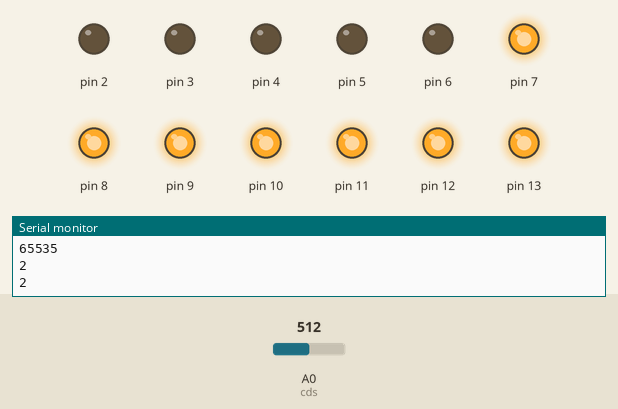
This sketch was run on a simulated Arduino Uno, built with avr-gcc and run on an emulated ATmega328P. Parts: output pins drawn as LEDs (lit = HIGH), the last lines printed to the serial monitor. The test bench sets the inputs (shaded band); at power-on: A0 (cds) = 512. EEPROM starts erased.

Above: at 1.3 s.
1.4 s: A0 (cds) set to 550
At 2.4 s:
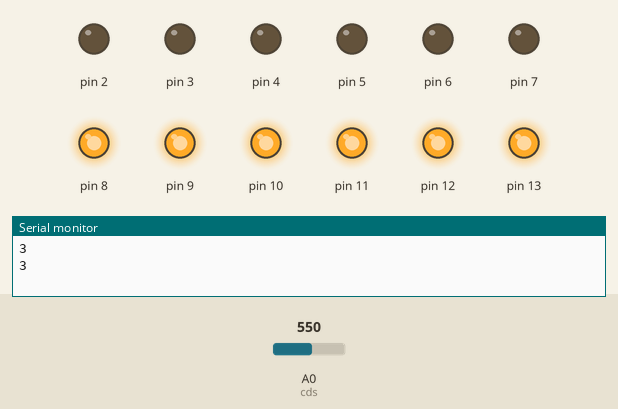
3.2 s: A0 (cds) set to 716
At 4.4 s:
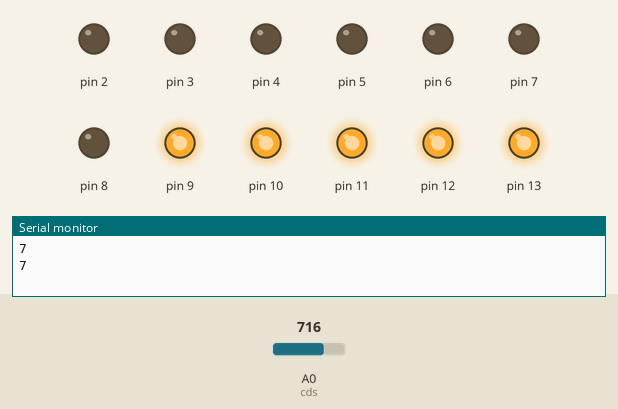
5.0 s: A0 (cds) set to 820
At 6.4 s:
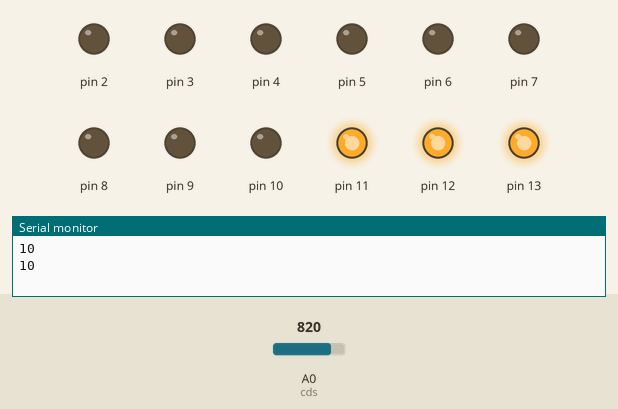
6.7 s: A0 (cds) set to 1001
At 7.5 s:
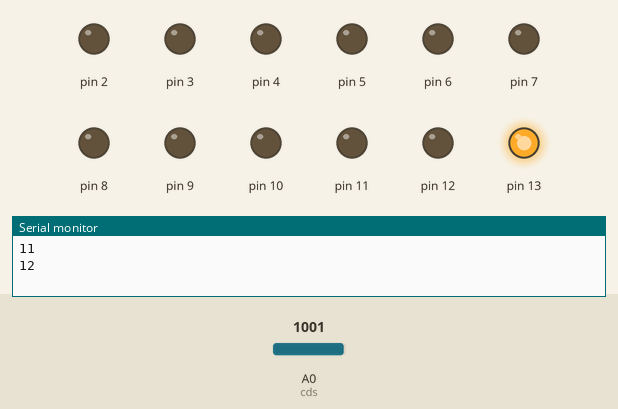
8.5 s: A0 (cds) set to 981
At 9.9 s:
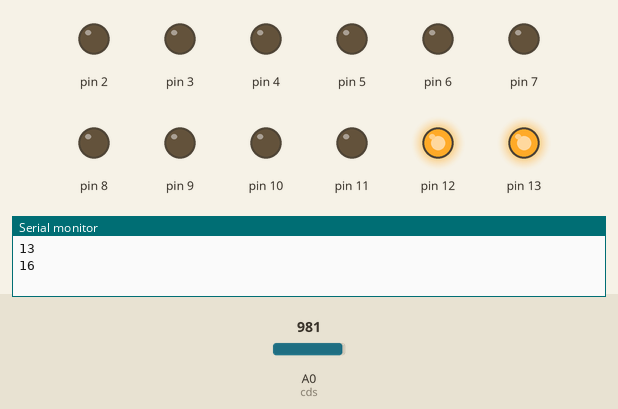
10.2 s: A0 (cds) set to 1023
At 11.1 s:
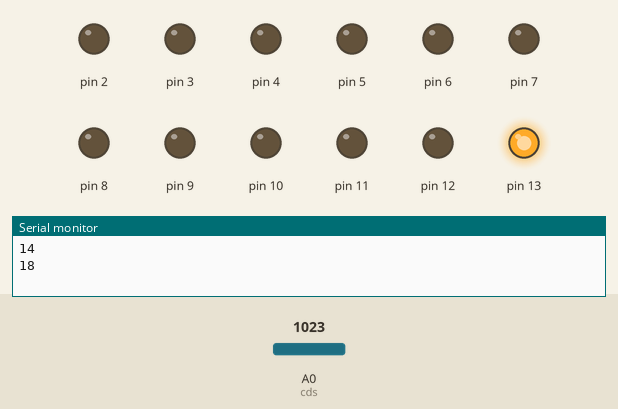
Timing chart, 0 to 13.0 s (numbered marks = the images above; inputs shaded):
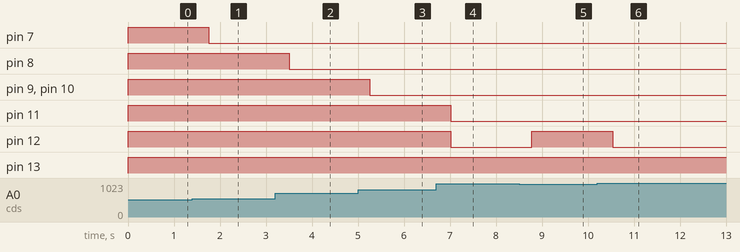

The sketch:

14_duplication.ino
```cpp
#include <EEPROM.h>
#include <stdlib.h>

/*----- 전역변수 -----*/

#define LED_NUM 12

//2~13 핀 모두 LED로 사용
int cds = A0;

//데이터 공간
unsigned int time[LED_NUM] = {0, 1, 2, 3, 4, 5, 6, 7, 8, 9, 10, 11 };
unsigned int temp[LED_NUM];

//EEPROM 저장을 위한 공동체와 구조체
typedef struct For_divide_struct
{
  byte front;
  byte back;
} SBox;

typedef union For_divide_union
{
    unsigned int timedata;
    SBox box;
} BBox;

//LED 우선순위 저장
int index[LED_NUM] = {0,};

/*----- 함수 -----*/

//qsort를 위한 함수
int ARR_compare(const void *a, const void *b)
{
    int num1 = *(int *)a;
    int num2 = *(int *)b;

    if (num1 < num2)
        return -1;

    if (num1 > num2)
        return 1;

    return 0;
}

//중복제거 함수
void ARR_remove()
{
  int same[LED_NUM] = {0,};

  for (int i = 0; i < LED_NUM; i++)
  {
    for (int j = 0; j < LED_NUM; j++)
    {
      if (index[i] == j) same[j] ++;
    }
  }

  for (int i = 0; i < LED_NUM; i++)
  {
    if (same[i] > 1)
    {
      int ty = 0;
      int* arr = (int*)malloc(sizeof(int) * same[i]);

      for (int j = 0; j < LED_NUM; j++)
      {
        if (time[i] == time[j])
        {
          arr[ty] = j;
          ty++;
        }
      }

      for (int j = 0; j < LED_NUM; j++)
      {
        if (index[j] == i)
        {
          ty--;
          index[j] = arr[ty];
        }
      }
      free(arr);
    }
  }
}


//EEPROM에서 시간데이터 로드
void EEP_load(void)
{
  for (int i = 0; i < LED_NUM; i++)
  {
    BBox store;

    store.box.front = EEPROM.read(i*2);
    store.box.back = EEPROM.read((i*2)+1);
    time[i] = store.timedata;
  }
}

//EEPROM에 저장
void EEP_store(void)
{
  for (int i = 0; i < LED_NUM; i++)
  {
   BBox store;
   store.timedata = time[i];

    EEPROM.write((i*2), store.box.front);
    EEPROM.write(((i*2)+1), store.box.back);
  }
}

//LED 출력
void LED_output(int step)
{
  for (int i = 0; i < step; i++)
  {
    digitalWrite(index[i] + 2, HIGH);
    time[index[i]] += 1;
  }

  for (int i = step; i < LED_NUM; i++)
  {
    digitalWrite(index[i] + 2, LOW);
  }
}

//인덱스 초기화
void LED_select(void)
{
  //time 중복 제거


  //배열 복사
  for (int i = 0; i < LED_NUM; i++)
  {
    temp[i] = time[i];
  }

  //오름차순 정렬
  qsort(temp, LED_NUM, sizeof(int), ARR_compare);

  //index 초기화
  for (int i = 0; i < LED_NUM; i++)
  {
    for (int j = 0; j < LED_NUM; j++)
    {
       if (time[i] == temp[j]) index[j] = i;
    }
  }
  ARR_remove();
}

//EEPROM 초기화
void EEP_reset(void)
{
  for (int i = 0 ; i < LED_NUM ; i++) {
    EEPROM.write(i * 2, i);
  }
  for (int i = 1; i < (LED_NUM * 2); i += 2)
  {
    EEPROM.write(i, 0);
  }
}

/*----- setup() loop() 시작 -----*/

void setup() {

  for (int i = 0; i < LED_NUM; i++)
  {
    pinMode(i + 2, OUTPUT);
  }

//    for (int i = 0; i < 8; i++)   //시작시 EEPROM 초기화
//    {
//      EEPROM.write(i, 0);
//    }

  if (EEPROM.read(0))
  {
    EEP_load();
  }

  //LED 선택
  LED_select();

  Serial.begin(9600);
}

void loop() {

  int cdsValue;
  int min, max;

  cdsValue = analogRead(cds);

  //cds 값에 따른 LED 개수 설정
  if      (cdsValue > 0 && cdsValue < 90)      LED_output(12);
  else if (cdsValue > 91 && cdsValue < 180)    LED_output(11);
  else if (cdsValue > 181 && cdsValue < 270)   LED_output(10);
  else if (cdsValue > 271 && cdsValue < 360)   LED_output(9);
  else if (cdsValue > 361 && cdsValue < 450)   LED_output(8);
  else if (cdsValue > 451 && cdsValue < 540)   LED_output(7);
  else if (cdsValue > 541 && cdsValue < 630)   LED_output(6);
  else if (cdsValue > 631 && cdsValue < 720)   LED_output(5);
  else if (cdsValue > 721 && cdsValue < 810)   LED_output(4);
  else if (cdsValue > 811 && cdsValue < 900)   LED_output(3);
  else if (cdsValue > 901 && cdsValue < 990)   LED_output(2);
  else if (cdsValue > 991 && cdsValue < 1024)  LED_output(1);

  EEP_store();

  //EEPROM 초기화
  max = EEPROM.read(0) + (EEPROM.read(1) * 256);
  min = EEPROM.read(0) + (EEPROM.read(1) * 256);

  for (int i = 0; i < LED_NUM; i ++)
  {
    if ((EEPROM.read(i * 2) + (EEPROM.read((i * 2) + 1) * 256)) > max)
      max = EEPROM.read(i * 2) + (EEPROM.read((i * 2) + 1) * 256);
    if ((EEPROM.read(i * 2) + (EEPROM.read((i * 2) + 1) * 256)) < min)
      min =  EEPROM.read(i * 2) + (EEPROM.read((i * 2) + 1) * 256);
  }

  if (max > 300 && (max - min) < (max / 5) )
  {
    EEP_reset();
    EEP_load();
  }
  else if (max == 60000)
  {
    EEP_reset();
    EEP_load();
  }

  //시리얼 통신을 이용하여 변수 체크

    Serial.println(cdsValue);

    Serial.println(" ");

  for (int i = 0; i < LED_NUM; i++)
  {
    Serial.println(time[i]);
  }

//  for (int i = 0; i < LED_NUM; i++)
//  {
//    Serial.println(index[i]);
//  }

//  Serial.println(" ");
//  Serial.println(max);
//  Serial.println(min);
  Serial.println(" ");

  delay(500);  //Lamp 동작 주기 설정
}
```

Measured:
- after the input at 1.4 s, pin 7: HIGH → LOW after 0.35 s
- after the input at 3.2 s, pin 8: HIGH → LOW after 0.31 s
- after the input at 5.0 s, pin 9, pin 10: HIGH → LOW after 0.26 s
- after the input at 6.7 s, pin 11, pin 12: HIGH → LOW after 0.32 s
- after the input at 8.5 s, pin 12: LOW → HIGH after 0.28 s
- after the input at 10.2 s, pin 12: HIGH → LOW after 0.34 s
